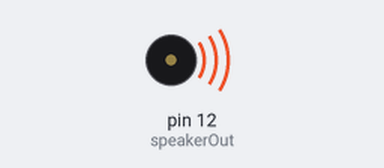
Bench run of a sketch on a simulated Arduino Uno, built with avr-gcc and run on an emulated ATmega328P. On the bench: buzzer (waves = sounding).

Above: at 0.1 s.
Timing chart, 0 to 1.6 s (numbered marks = the images above):
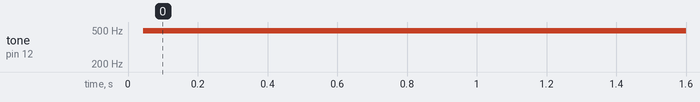

The sketch:

Spaker.ino
```cpp
int speakerOut = 12;
int freq;

void setup() {
  pinMode(speakerOut, OUTPUT);

}

void loop() {

freq = 2028;

digitalWrite(speakerOut,HIGH);
delayMicroseconds(freq / 2);
digitalWrite(speakerOut, LOW);
delayMicroseconds(freq / 2);

}
```

Measured:
- by itself, tone on pin 12 (speakerOut): silent → 491 Hz at 0.04 s
